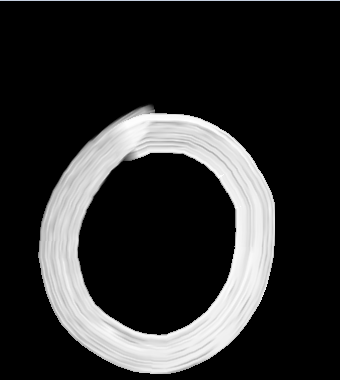
#> input picture capturedpics/0/10.png, 340 x 380 px; its folder holds only this picture in this run
$ jupyter execute --allow-errors CODE.ipynb   (shell and % lines are left out)
#> lines starting #> are read from the running program, lines starting #| are printed output that depends on the picture
1.CAPTURING THE SCREEN
2.GENERATING DATASET & LOAD it
3.FITTING MODEL (BY SVM) & CALCULATING ACCURACY
4.IMAGE PREDICTION DRAWN IN PAINT

[cell 1]
#1 capturing the screen by opening paint and drawing digits
import pyscreenshot as ImageGrab
import time
pics_folder="capturedpics/0/"
#> (the rest of this cell did not finish here and is left out)

[cell 2]
#2 generating dataset
import cv2
import csv
import glob

header  =["label"]
for i in range(0,784):
    header.append("pixel-"+str(i))
with open('dataset.csv', 'a') as f:
    writer = csv.writer(f)
    writer.writerow(header)

for label in range(10):
    dList = glob.glob("capturedpics/"+str(label)+"/*.png")

    for image_path in dList:
        image= cv2.imread(image_path)      #reading image
#> image is the input picture: shape (380, 340, 3); mean B, G, R 45.4, 45.3, 45.3
        image_gray = cv2.cvtColor(image,cv2.COLOR_BGR2GRAY)    #changing into black&white
        image_gray = cv2.GaussianBlur(image_gray,(15,15), 0)    #blurring image to get clear result
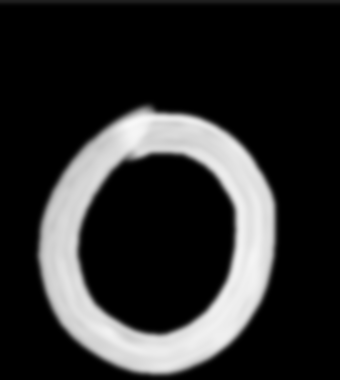
#> image_gray: shape (380, 340); min 0, max 248, mean 45.1
        roi= cv2.resize(image_gray,(28,28), interpolation=cv2.INTER_AREA) #setting in 28*28 by pixel
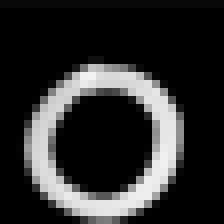
#> roi: shape (28, 28) (shown 8 times larger); min 0, max 242, mean 45.1

        data=[]
        data.append(label)
        rows, columns = roi.shape
#> rows = 28; columns = 28

        #Add pixel one by one into data array
        for i in range(rows):
            for j in range(columns):
                k =roi[i,j]
                if k>100:
                    k=1
                else:
                    k=0
                data.append(k)
#> after the loop, data = 785 values, max 1 at index 235, min 0 at index 0, mean 0.21

        with open('dataset.csv', 'a') as f:
            writer = csv.writer(f)
            writer.writerow(data)
#> pass 2 of the loop `for label in range(10):`:
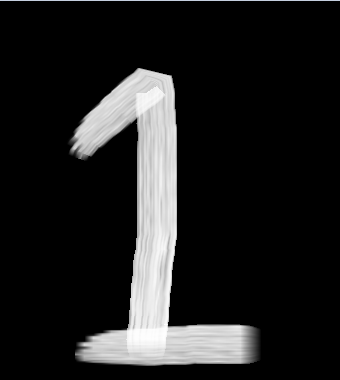
#> input picture capturedpics/1/1.png, 340 x 380 px
#> image is the input picture: shape (380, 340, 3); mean B, G, R 31.9, 31.8, 31.8
#> `image_gray = cv2.GaussianBlur(image_gray,(15,15), 0)`:
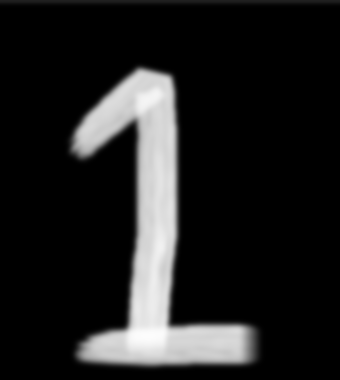
#> image_gray: shape (380, 340); min 0, max 252, mean 31.6
#> `roi= cv2.resize(image_gray,(28,28), interpolation=cv2.INTER_AREA)`:
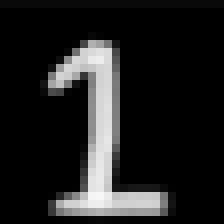
#> roi: shape (28, 28) (shown 8 times larger); min 0, max 247, mean 31.6
#> after the loop `for i in range(rows):`: data = 785 values, max 1 at index 0, min 0 at index 1, mean 0.155


#loading the dataset
import pandas as pd
from sklearn.utils import shuffle
data=pd.read_csv('dataset.csv')
data=shuffle(data)
data
